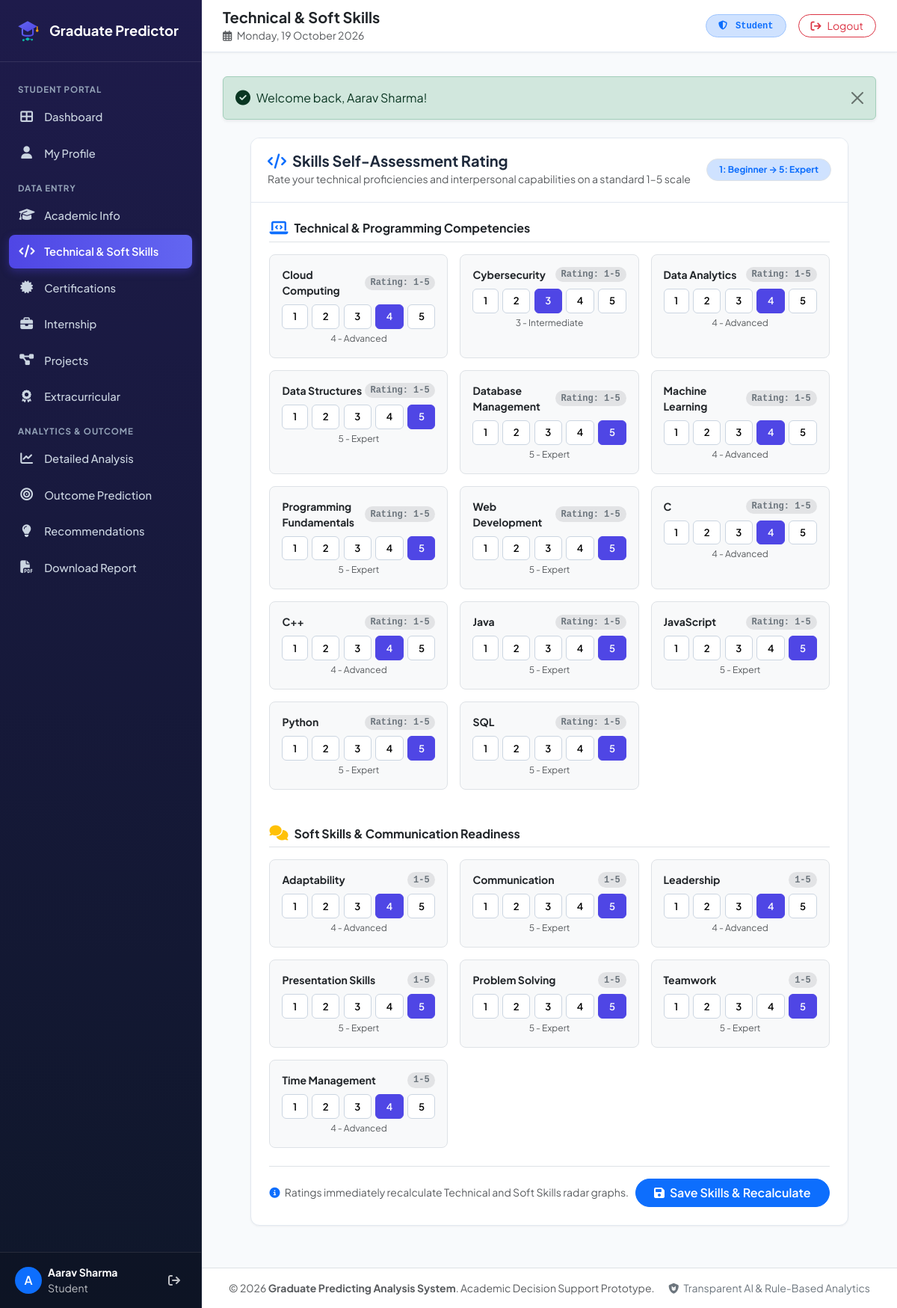
/student/skills.php (signed in), run on the app's committed database.
### tables this page shows
CREATE TABLE `skills` (
    `id` INT AUTO_INCREMENT PRIMARY KEY,
    `name` VARCHAR(100) NOT NULL UNIQUE,
    `category` ENUM('technical', 'programming', 'soft_skill') NOT NULL
);

### config/helper.php (called while the page is built, shortened)
<?php
function sanitize(?string $str): string {
    return htmlspecialchars(trim((string)$str), ENT_QUOTES, 'UTF-8');
}
function baseUrl(string $path = ''): string {
    $scriptName = $_SERVER['SCRIPT_NAME'] ?? '';
    $pos = strpos($scriptName, '/graduate_predictor');
    if ($pos !== false) {
        $base = '/graduate_predictor';
    } else {
        $base = '';
    }
    return rtrim($base, '/') . '/' . ltrim($path, '/');
}

### student/skills.php (the view, shortened to what this page needs)
<?php
require_once __DIR__ . '/../config/helper.php';
$currentUser = getCurrentUser();
$studentId = $currentUser['student_id'];
$db = getDB();
$stmtTech = $db->prepare("
    SELECT s.id, s.name, s.category, COALESCE(ss.rating, 2) as current_rating
    FROM skills s
    LEFT JOIN student_skills ss ON s.id = ss.skill_id AND ss.student_id = ?
    WHERE s.category IN ('programming', 'technical')
    ORDER BY s.category, s.name ASC
");
$stmtTech->execute([$studentId]);
$technicalSkills = $stmtTech->fetchAll();
$stmtSoft = $db->prepare("
    SELECT s.id, s.name, s.category, COALESCE(ss.rating, 3) as current_rating
    FROM skills s
    LEFT JOIN student_skills ss ON s.id = ss.skill_id AND ss.student_id = ?
    WHERE s.category = 'soft_skill'
    ORDER BY s.name ASC
");
$stmtSoft->execute([$studentId]);
$softSkills = $stmtSoft->fetchAll();
$ratingLabels = [
    1 => '1 - Beginner',
    2 => '2 - Basic',
    3 => '3 - Intermediate',
    4 => '4 - Advanced',
    5 => '5 - Expert'
];
include __DIR__ . '/../includes/header.php';
?>
<div class="row justify-content-center">
    <div class="col-lg-11">
        <div class="content-card">
            <div class="content-card-header d-flex justify-content-between align-items-center">
                <div>
                    <h5 class="fw-bold mb-0"><i class="fas fa-code me-2 text-primary"></i>Skills Self-Assessment Rating</h5>
                    <small class="text-muted">Rate your technical proficiencies and interpersonal capabilities on a standard 1–5 scale</small>
                </div>
                <span class="badge bg-primary-subtle text-primary border px-3 py-2 rounded-pill">1: Beginner &rarr; 5: Expert</span>
            </div>
            <div class="content-card-body p-4">
                <form method="POST" action="<?= baseUrl('student/skills.php') ?>">
                    <div class="mb-5">
                        <div class="d-flex align-items-center gap-2 border-bottom pb-2 mb-3">
                            <i class="fas fa-laptop-code text-primary fs-5"></i>
                            <h6 class="fw-bold text-dark mb-0">Technical & Programming Competencies</h6>
                        </div>
                        <div class="row g-3">
                            <?php foreach ($technicalSkills as $skill): ?>
                                <div class="col-md-6 col-lg-4">
                                    <div class="p-3 bg-light rounded-3 border h-100 rating-container">
                                        <div class="d-flex justify-content-between align-items-center mb-2">
                                            <span class="fw-bold small text-dark"><?= sanitize($skill['name']) ?></span>
                                            <span class="badge bg-secondary-subtle text-secondary small rounded-pill font-monospace">Rating: 1-5</span>
                                        </div>
                                        <div class="rating-group d-flex justify-content-between">
                                            <?php for ($r = 1; $r <= 5; $r++): ?>
                                                <button type="button" class="rating-badge flex-grow-1 text-center <?= ($skill['current_rating'] == $r) ? 'active' : '' ?>" data-value="<?= $r ?>">
                                                    <?= $r ?>
                                                </button>
                                            <?php endfor; ?>
                                        </div>
                                        <div class="text-muted small mt-1 text-center" style="font-size: 0.75rem;">
                                            <?= $ratingLabels[$skill['current_rating']] ?? '' ?>
                                        </div>
                                    </div>
                                </div>
                            <?php endforeach; ?>
                        </div>
                    </div>
                    <div class="mb-4">
                        <div class="d-flex align-items-center gap-2 border-bottom pb-2 mb-3">
                            <i class="fas fa-comments text-warning fs-5"></i>
                            <h6 class="fw-bold text-dark mb-0">Soft Skills & Communication Readiness</h6>
                        </div>
                        <div class="row g-3">
                            <?php foreach ($softSkills as $skill): ?>
                                <div class="col-md-6 col-lg-4">
                                    <div class="p-3 bg-light rounded-3 border h-100 rating-container">
                                        <div class="d-flex justify-content-between align-items-center mb-2">
                                            <span class="fw-bold small text-dark"><?= sanitize($skill['name']) ?></span>
                                            <span class="badge bg-secondary-subtle text-secondary small rounded-pill font-monospace">1-5</span>
                                        </div>
                                        <div class="rating-group d-flex justify-content-between">
                                            <?php for ($r = 1; $r <= 5; $r++): ?>
                                                <button type="button" class="rating-badge flex-grow-1 text-center <?= ($skill['current_rating'] == $r) ? 'active' : '' ?>" data-value="<?= $r ?>">
                                                    <?= $r ?>
                                                </button>
                                            <?php endfor; ?>
                                        </div>
                                        <div class="text-muted small mt-1 text-center" style="font-size: 0.75rem;">
                                            <?= $ratingLabels[$skill['current_rating']] ?? '' ?>
                                        </div>
                                    </div>
                                </div>
                            <?php endforeach; ?>
                        </div>
                    </div>
                    <div class="d-flex justify-content-between align-items-center pt-3 border-top">
                        <div class="text-muted small">
                            <i class="fas fa-circle-info text-primary me-1"></i> Ratings immediately recalculate Technical and Soft Skills radar graphs.
                        </div>
                        <button type="submit" class="btn btn-primary rounded-pill px-4 fw-semibold">
                            <i class="fas fa-floppy-disk me-1"></i> Save Skills & Recalculate
                        </button>
                    </div>
                </form>
            </div>
        </div>
    </div>
</div>
<?php include __DIR__ . '/../includes/footer.php'; ?>

### assets/css/style.css (style rules this page uses)
:root { --primary-color: #4f46e5; --primary-hover: #4338ca; --primary-light: #e0e7ff; --secondary-color: #06b6d4; --dark-bg: #0f172a; --sidebar-bg: #1e1b4b; --sidebar-hover: #312e81; --card-bg: #ffffff; --body-bg: #f8fafc; --text-main: #1e293b; --text-muted: #64748b; --border-color: #e2e8f0; --success-color: #10b981; --warning-color: #f59e0b; --danger-color: #ef4444; --radius-sm: 8px; --radius-md: 12px; --radius-lg: 18px; --shadow-sm: 0 1px 3px rgba(0, 0, 0, 0.05); --shadow-md: 0 4px 12px rgba(15, 23, 42, 0.08); --shadow-lg: 0 10px 25px rgba(15, 23, 42, 0.12); }
body { font-family: 'Plus Jakarta Sans', system-ui, -apple-system, BlinkMacSystemFont, 'Segoe UI', Roboto, sans-serif; background-color: var(--body-bg); color: var(--text-main); min-height: 100vh; overflow-x: hidden; }
.content-card { background: #ffffff; border-radius: var(--radius-md); border: 1px solid var(--border-color); box-shadow: var(--shadow-sm); margin-bottom: 1.5rem; overflow: hidden; }
.content-card-header { padding: 1.15rem 1.35rem; border-bottom: 1px solid var(--border-color); background-color: #ffffff; display: flex; align-items: center; justify-content: space-between; }
.content-card-body { padding: 1.35rem; }
.rating-group { display: inline-flex; gap: 0.35rem; }
.rating-badge { cursor: pointer; padding: 0.35rem 0.65rem; border-radius: 6px; border: 1px solid #cbd5e1; background: #ffffff; font-size: 0.82rem; font-weight: 600; transition: all 0.15s ease; }
.rating-badge.active { background: #4f46e5; color: #ffffff; border-color: #4f46e5; }

### data on the page
skills: name "Cloud Computing", current_rating "4 - Advanced"
skills: name "Cybersecurity", current_rating "3 - Intermediate"
skills: name "Data Analytics", current_rating "4 - Advanced"
skills: name "Data Structures", current_rating "5 - Expert"
skills: name "Database Management", current_rating "5 - Expert"
skills: name "Machine Learning", current_rating "4 - Advanced"
skills: name "Programming Fundamentals", current_rating "5 - Expert"
skills: name "Web Development", current_rating "5 - Expert"
skills: name "C", current_rating "4 - Advanced"
skills: name "C++", current_rating "4 - Advanced"
skills: name "Java", current_rating "5 - Expert"
skills: name "JavaScript", current_rating "5 - Expert"
skills: name "Python", current_rating "5 - Expert"
skills: name "SQL", current_rating "5 - Expert"
skills: name "Adaptability", current_rating "4 - Advanced"
skills: name "Communication", current_rating "5 - Expert"
skills: name "Leadership", current_rating "4 - Advanced"
skills: name "Presentation Skills", current_rating "5 - Expert"
skills: name "Problem Solving", current_rating "5 - Expert"
skills: name "Teamwork", current_rating "5 - Expert"
skills: name "Time Management", current_rating "4 - Advanced"

### other printed values
substr($user['name'], 0, 1) "A"
$user['name'] "Aarav Sharma"
$user['role'] "Student"
$pageTitle "Technical & Soft Skills"
$message "Welcome back, Aarav Sharma!"
